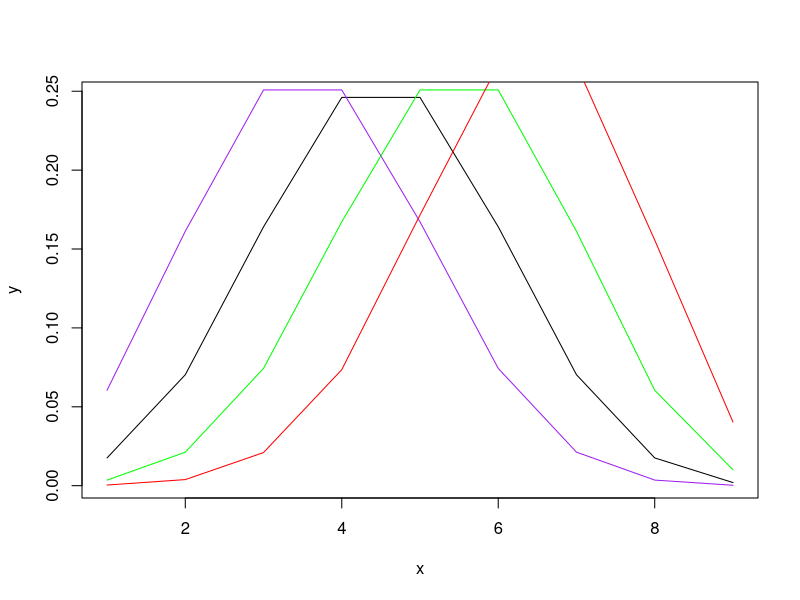
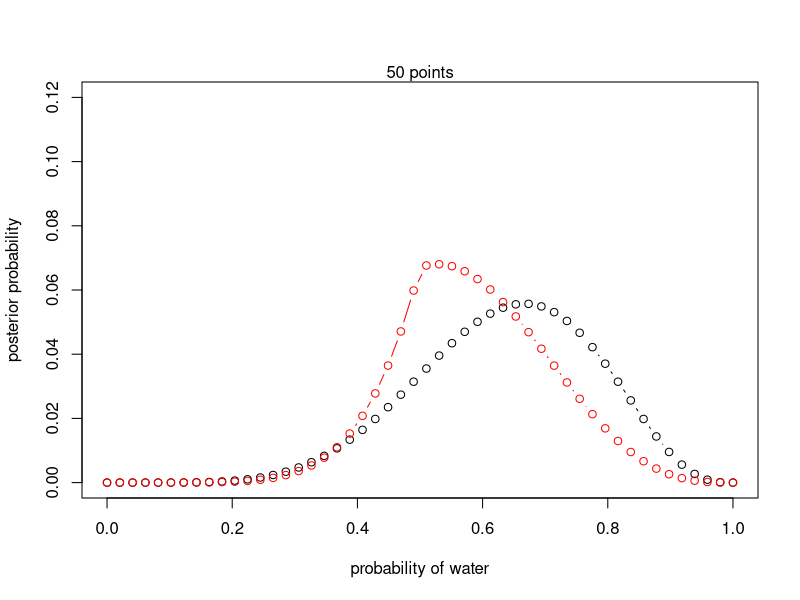

The R script that drew these images, in order:
# binimial density function
x = 1:9
y1 = dbinom(x, size = 9, prob = 0.4)
y = dbinom(x, size = 9, prob = 0.5)
y2 = dbinom(x, size = 9, prob = 0.6)
y3 = dbinom(x, size = 9, prob = 0.7)
plot(x, y, type = "l")
lines(x, y1, col = "purple")
lines(x, y2, col = "green")
lines(x, y3, col = "red")


## 2.4.1 Grid Approximation

# set number of points in grids, more points means more precision
n_grid = 50

# define grid
p_grid <- seq(from=0, to=1, length.out = n_grid)

# define prior (a uniform prior distribution)
prior <- rep(1, n_grid)

# alternative prior distribution
prior2 <- ifelse(p_grid < .5, 0, 1)
prior2 <- exp(-5 *abs(p_grid-.5))

# compute likelihood at each value in grid
likelihood <- dbinom(6, size = 9, prob = p_grid)

# compute product of likelihood and prior
unstd.posterior <- likelihood*prior
unstd.posterior2 <- likelihood*prior2

# standardized the posterior, so that it sums to 1
posterior <- unstd.posterior/sum(unstd.posterior)
posterior2 <- unstd.posterior2/sum(unstd.posterior2)

# visualization
plot(p_grid, posterior, type = "b",
     xlab="probability of water", ylab="posterior probability", ylim = c(0, 0.12))
lines(p_grid, posterior2, type = "b", col = "red")
mtext(paste(n_grid,"points"))